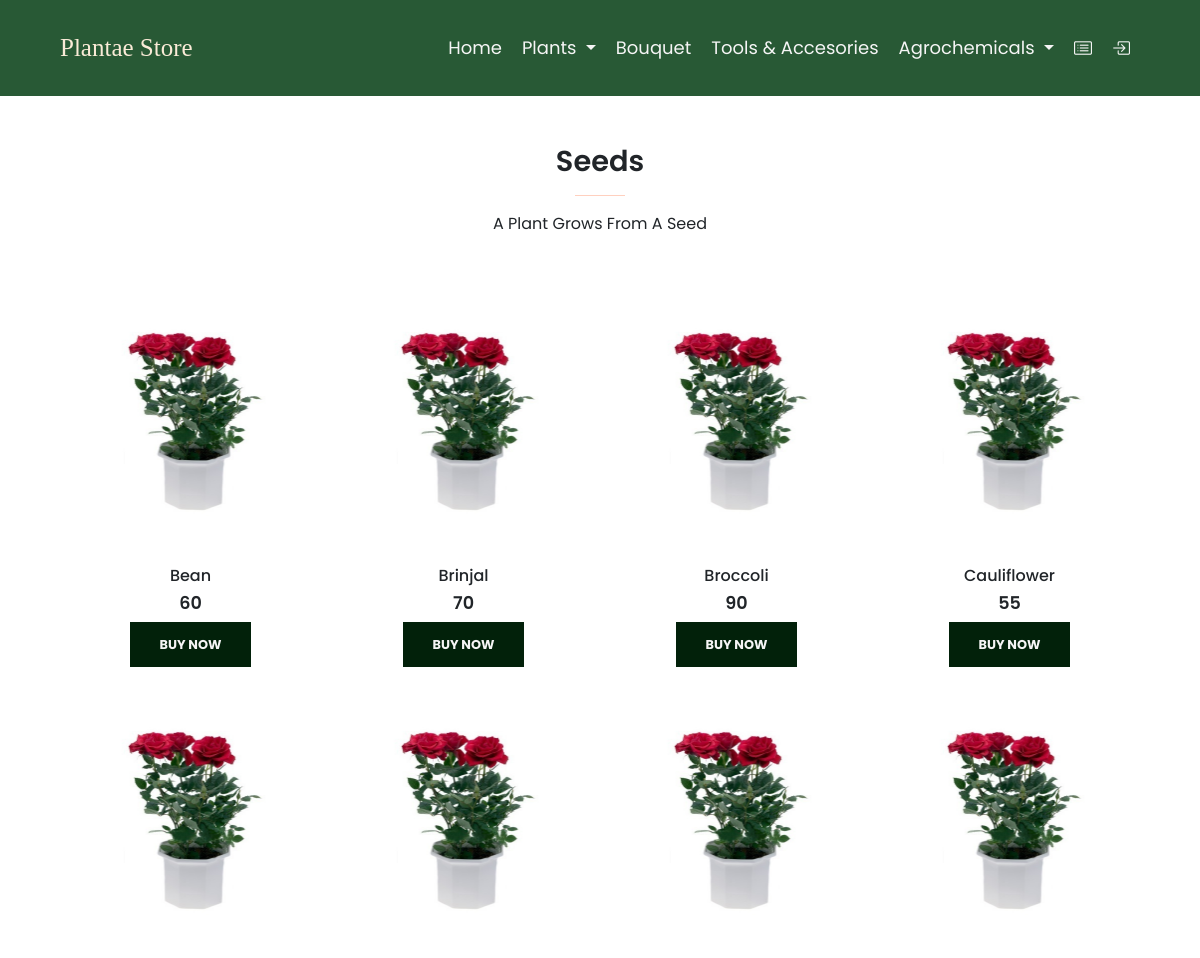
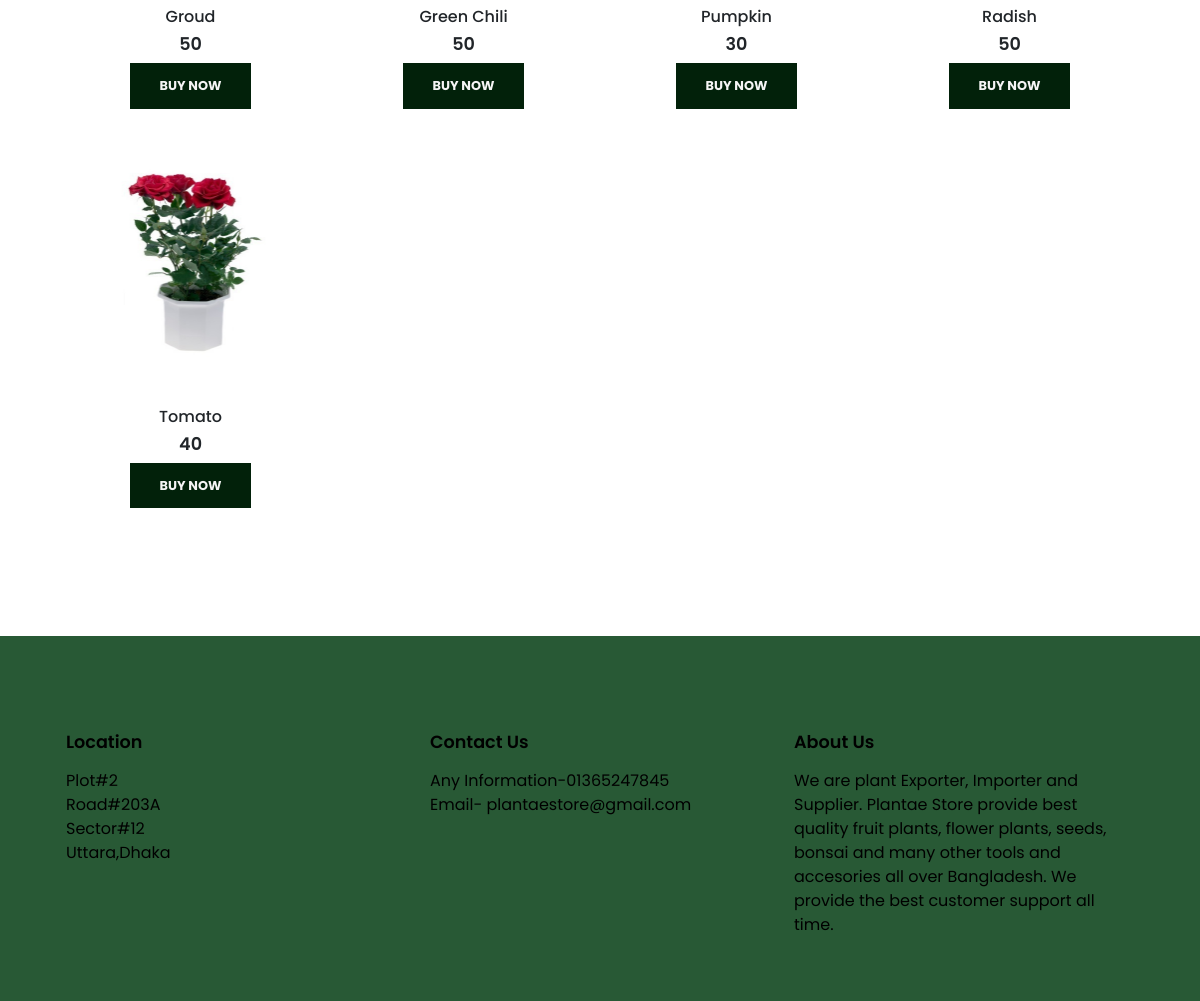
Page /seed.php on the committed database (2 pictures, top to bottom).
### tables this page shows
CREATE TABLE `plant` (
  `P_ID` int(11) NOT NULL,
  `Name` varchar(255) NOT NULL,
  `Taka` varchar(255) NOT NULL,
  `Image` varchar(255) NOT NULL,
  `Type` varchar(255) NOT NULL
);

### seed.php (the view, shortened to what this page needs)
<?php
include "dbConnection.php";
?>
<!DOCTYPE html>
<html lang="en">
<head>
   <link rel="stylesheet" href="https://stackpath.bootstrapcdn.com/bootstrap/4.1.3/css/bootstrap.min.css"
>
   <link href="https://cdn.jsdelivr.net/npm/bootstrap@5.0.0-beta3/dist/css/bootstrap.min.css" rel="stylesheet"
>
   <link rel="stylesheet" href="https://cdn.jsdelivr.net/npm/bootstrap-icons@1.8.1/font/bootstrap-icons.css">
   <link rel="stylesheet" href="style.css">
</head>
<body>
   <div class="head2">
      <nav class="navbar fixed-top navbar-expand-lg navbar-light bg-light py-4">
         <a class="navbar-brand" href="#">Plantae Store</a>
         <div class="collapse navbar-collapse" id="navbarNavDropdown">
            <ul class="navbar-nav ml-auto">
               <li class="nav-item ">
                  <a class="nav-link" href="index.php">Home <span class="sr-only"></span></a>
               </li>
               <li class="nav-item dropdown">
                  <a class="nav-link dropdown-toggle" href="#" id="navbarDropdownMenuLink" data-toggle="dropdown"
                     aria-haspopup="true" aria-expanded="false">
                     Plants
                  </a>
               </li>
               <li class="nav-item">
                  <a class="nav-link" href="bouqet.php">Bouquet</a>
               </li>
               <li class="nav-item">
                  <a class="nav-link" href="tools.php">Tools & Accesories</a>
               </li>
               <li class="nav-item dropdown">
                  <a class="nav-link dropdown-toggle" href="#" id="navbarDropdownMenuLink" data-toggle="dropdown"
                     aria-haspopup="true" aria-expanded="false">
                     Agrochemicals
                  </a>
               </li>
               <li class="nav-item">
                  <a class="nav-link bi bi-card-list" href="#"></a>
               </li>
               <li class="nav-item">
                  <a class="nav-link  bi bi-box-arrow-in-right" href="userIndex.php"></a>
               </li>
            </ul>
         </div>
      </nav>
   </div>
   <section id="featured " class="pt-5 pb-5">
    <div class="container text-center mt-5 py-5">
       <h2>Seeds</h2>
       <hr class="mx-auto">
       <p>A plant grows from a seed</p>
    </div>
    <div class="row mx-auto container">
    <?php
$query = "select * from plant where Type ='Seed'";
$rs = mysqli_query($conn, $query);
while ($row = mysqli_fetch_array($rs)) {
?>
   <div class="product text-center col-lg-3 col-md-4 col-12">
      <img class="img-fluid mb-3" src="images/rose.jpg"style="height: 250px" />
      <h5 class="p-name"><?php echo $row['Name']?></h5>
      <h4 class="p-price"><?php echo $row['Taka']?></h4>
      <form method="post">
      <button  name="shop" class="'buy-btn">Buy Now</button>
      </form>
   </div>
   <?php
}
?>
   </div>
 </section>
 <div class="foot">
   <footer class="mt-5 py-5">
      <div class="row container mx-auto pt-5">
         <div class="footer-one col-lg-4 col-md-8 col-12">
            <h4 class="pb-2">Location</h4>
            <p>Plot#2<br>Road#203A<br>Sector#12<br>Uttara,Dhaka</p>
         </div>
         <div class="footer-one col-lg-4 col-md-8 col-12">
            <h4 class="pb-2">Contact Us</h4>
            <p>Any Information-01365247845<br>Email- plantaestore@gmail.com</p>
         </div>
         <div class="footer-one col-lg-4 col-md-8 col-12">
            <h4 class="pb-2">About Us</h4>
            <p>We are plant Exporter, Importer and Supplier. Plantae Store provide best quality fruit plants,
               flower plants, seeds, bonsai and many other tools and accesories all over Bangladesh. We provide the
               best customer support
               all time.
            </p>
         </div>
      </div>
   </footer>
   </div>
</body>
</html>

### style.css (style rules this page uses)
:root { --green:#285935; }
* { font-family: 'Poppins', sans-serif; margin:0; padding:0; box-sizing: border-box; text-transform: capitalize; outline: none; border:none; text-decoration: none; transition: all .3s linear; }
.navbar { padding:1.5rem 5%; background:var(--green) !important ; font-size: 18px; top: 0; left: 0; }
.navbar .navbar-brand { font-size: 25px; font-family: Comic Sans MS; color: antiquewhite; }
.navbar-light .navbar-nav .nav-link { color: whitesmoke; padding: 0 10px; }
button { font-size: 0.8rem; font-weight: 700; outline: none; background-color: #02210a; border: none; color: whitesmoke; padding: 13px 30px; text-transform: uppercase; }
.product { cursor: pointer; margin-bottom: 2rem; }
.product img { transition:0.3s all; }
hr { width : 50px; height :20px; background-color: orangered; }
.footer-one p { text-transform: none; }
footer { background-color:#285935 ; color: black; }
h2 { font-size: 1.8rem; font-weight: 600; }
h4 { font-size: 1.1rem; font-weight: 600; }
h5 { font-size: 1rem; font-weight: 500; }

### rows in the picture
plant: Name "Bean", Taka "60"
plant: Name "Brinjal", Taka "70"
plant: Name "Broccoli", Taka "90"
plant: Name "Cauliflower", Taka "55"
plant: Name "Groud", Taka "50"
plant: Name "Green Chili", Taka "50"
plant: Name "Pumpkin", Taka "30"
plant: Name "Radish", Taka "50"
plant: Name "Tomato", Taka "40"
